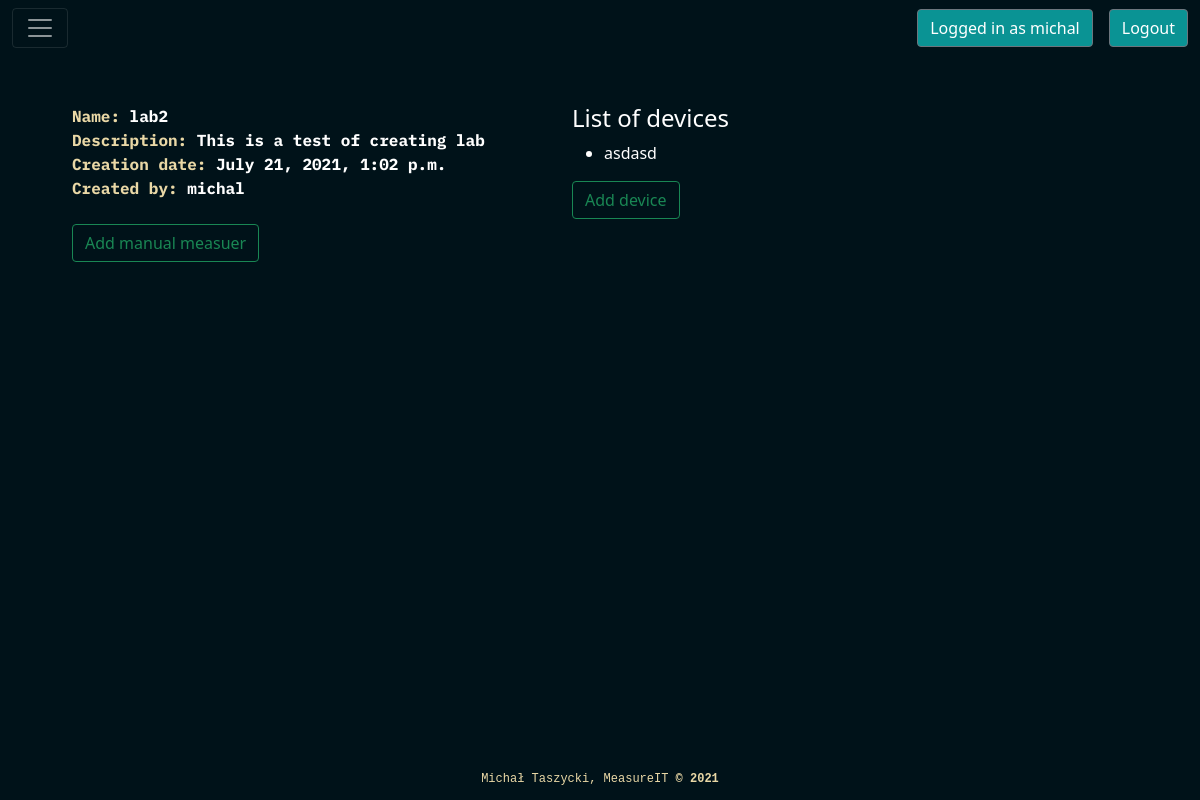
The app's page /lab/flxzjaw4/ (signed in) with its own data.
### measureITapp/models.py (models this page shows, shortened)
class AllLabs(models.Model):
    name = models.CharField(max_length=100)
    password = models.CharField(max_length=100)
    description = models.TextField(blank=True)
    created = models.DateTimeField(auto_now_add=True)
    ip_adress = models.CharField(max_length=16)
    id_number = models.CharField(max_length=8)
    owner = models.ForeignKey(User,on_delete=models.CASCADE)

class Device(models.Model):
    name = models.CharField(max_length=100)
    ip_adress = models.CharField(max_length=16)
    mac_adress = models.CharField(max_length=100)
    add_date = models.DateTimeField(auto_now_add=True)
    measure_type = models.CharField(max_length=100)
    units = models.CharField(max_length=10)
    connection_type = models.CharField(max_length=20)
    lab = models.ForeignKey(AllLabs,on_delete=models.CASCADE)

### measureITapp/views.py (the view, shortened to what this page needs)
# urls.py: path('lab/<str:id_number>/', views.labSite, name="labsite"),
def labSite(request, id_number):
    if request.method == "GET":
        lab_info = AllLabs.objects.filter(id_number = id_number)
        lab_devices = Device.objects.filter(lab = lab_info[0].id)
        return render(request,'measureit/labsite.html', {'lab_info':lab_info, 'lab_devices': lab_devices})

### measureITapp/templates/measureit/labsite.html (shortened to what this page needs)
{% extends 'measureit/base.html' %}
{% block content %}
{% load static %}
    <link rel="stylesheet" href="{% static 'assets/bootstrap/css/bootstrap.min.css' %}">
    <link rel="stylesheet" href="{% static 'assets/css/base_css.css' %}">
    <link rel="stylesheet" href="https://cdnjs.cloudflare.com/ajax/libs/animate.css/3.5.2/animate.min.css">
    <link rel="stylesheet" href="https://cdnjs.cloudflare.com/ajax/libs/aos/2.3.4/aos.css">
    <link rel="stylesheet" href="{% static 'assets/css/Login-Form-Dark.css' %}">
    <link rel="stylesheet" href="{% static 'assets/css/styles.css' %}">
    <link rel="stylesheet" type="text/css" href="{% static 'assets/css/custom.css' %}">
<div class="lab_cont row justify-content-start">
<div class="lab_info col-5">
{% for info in lab_info %}
<span> <b>Name: </b> {{info.name}} </span><br>
<span> <b>Description: </b>{{info.description}} </span><br>
<span> <b>Creation date: </b>{{info.created}} </span><br>
<span> <b>Created by: </b>{{info.owner}} </span><br>
<div class="measuer_buttons_cont">
<br>
<form method="POST">
<input type="submit" name="add_m_measuer"  value="Add manual measuer" class="btn btn-outline-success">
</form>
</div>
{% endfor %}
</div>
<div class="col-6 devices">
<h4> List of devices </h4>
<ul>
{% for device in lab_devices %}
<li> {{device.name}}</li>
{% endfor %}
</ul>
{% if request.user.profile == info.owner %}
<form method="POST">
<input type="submit" name="add_device"  value="Add device" class="btn btn-outline-success">
</form>
{% else %}
<form method="POST">
<button> devices </button>
</form>
{% endif %}
</div>
</div>
{% endblock %}

### measureITapp/templates/measureit/base.html (shortened to what this page needs)
<!doctype html>
{% load static %}
<html lang="en">
<head>
<link rel="stylesheet" href="{% static 'assets/css/custom.css' %}">
    <link rel="stylesheet" href="{% static 'assets/css/Login-Form-Dark.css' %}">
    <link rel="stylesheet" href="{% static 'assets/css/styles.css' %}">
    <link rel="stylesheet" href="{% static 'assets/bootstrap/css/bootstrap.min.css' %}">
    <link rel="stylesheet" href="{% static 'assets/css/base_css.css' %}">
    <link rel="stylesheet" href="https://cdnjs.cloudflare.com/ajax/libs/animate.css/3.5.2/animate.min.css">
    <link rel="stylesheet" href="https://cdnjs.cloudflare.com/ajax/libs/aos/2.3.4/aos.css">
</head>
<body>
<div id="main">
<nav class="navbar navbar-dark ">
  <div class="container-fluid">
    <button class="navbar-toggler" type="button" data-bs-toggle="collapse" data-bs-target="#navbarToggleExternalContent" aria-controls="navbarToggleExternalContent" aria-expanded="false" aria-label="Toggle navigation">
      <span class="navbar-toggler-icon"> </span>
    </button>
    <ul class="nav">
    {% if user.is_authenticated %}
  <li class="nav-item">
    <button class=" loggedas btn btn-secondary aos-init aos-animate buttonlogout me-3">Logged in as {{ user.username }}</buton>
  </li>
  <li class="nav-item ">
   <form method="POST" action="{% url 'logoutuser' %}" class="d-flex">
    <button type="submit" class="btn btn-secondary aos-init aos-animate buttonlogout button-hov"> Logout </button>
    </form>
  </li>
    {% else %}
    <a class="btn btn-secondary aos-init aos-animate buttonlogout button-hov me-3" role="button" href="{% url 'signin'%}"> Sign in </a>
    <a class="btn btn-secondary aos-init aos-animate buttonlogout button-hov" role="button" href="{% url 'signup'%}"> Sign up </a>
  {% endif %}
</ul>
  </div>
</nav>
{% block content %}
{% endblock %}
<footer>
            <div>
                <p>Michał Taszycki, MeasureIT&nbsp;<strong>© 2021</strong><br></p>
            </div>
        </footer>
</div>
</body>
</html>

### measureITapp/static/assets/css/custom.css (style rules this page uses)
.buttonlogout { display: block; background: #0a9394!important; }
.button-hov { display: block; background: #0a9394!important; }
.lab_cont { color: white; width:100%; }
.lab_cont b { color: #e9d8a6!important; }
.lab_info { margin: 4% 0% 0% 6%; }
.devices { margin-top: 4%; }
p { position: relative; left: 10%; text-align: left; font-size: 1.25em; font-family: monospace; white-space: normal; overflow: hidden; width: 80%; }
span { color: #fff; font-weight: bold; }

### measureITapp/static/assets/css/base_css.css (style rules this page uses)
footer { font-family: 'IBM Plex Mono', monospace; color: #e9d8a6; clear: both; position: absolute; bottom: 0; width: 100%; margin-top: 5%; }
body { height: 100%; min-height: 100%; background: #001219; }
footer p { font-size: 12px; margin: 4% 0 1% 0; text-align: center; }
span { font-family: 'IBM Plex Mono', monospace; }

### records on screen
AllLabs: name "lab2", description "This is a test of creating lab", created "July 21, 2021, 1:02 p.m.", owner "michal"
Device: name "asdasd"

### other values on screen
{{ user.username }} "michal"
